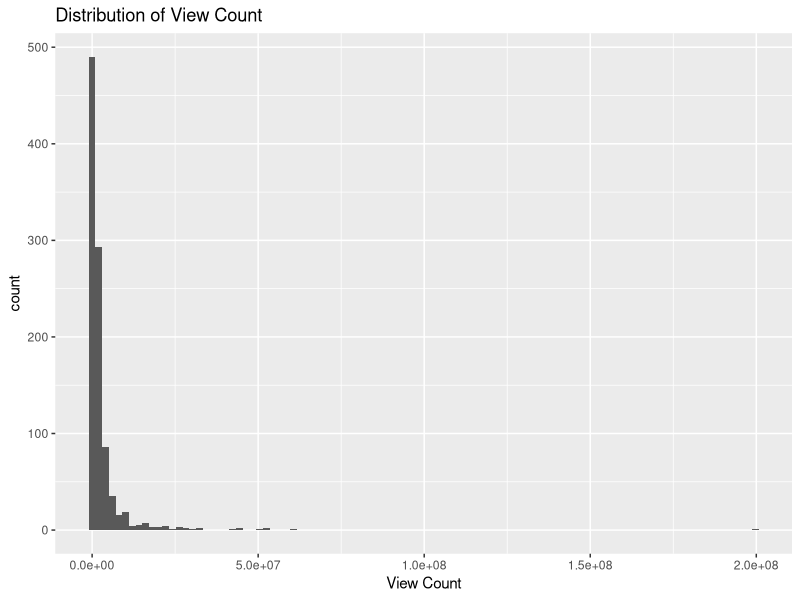
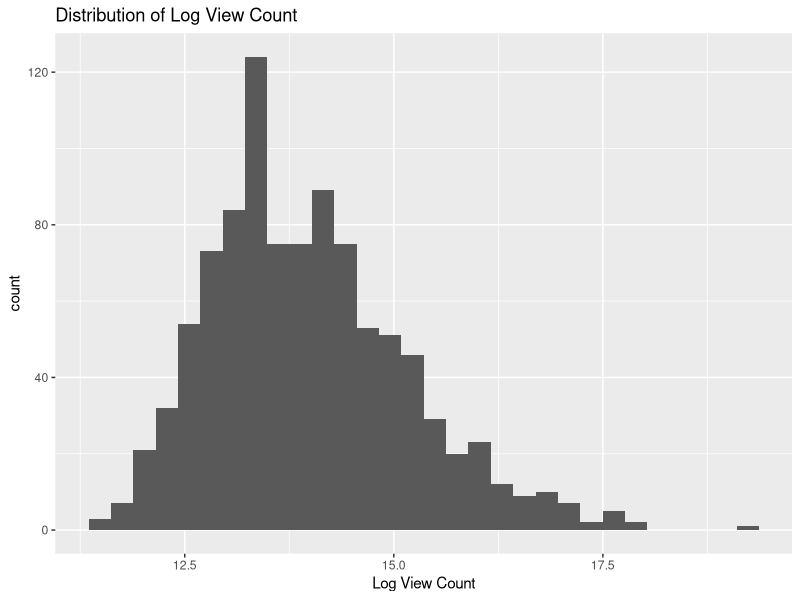
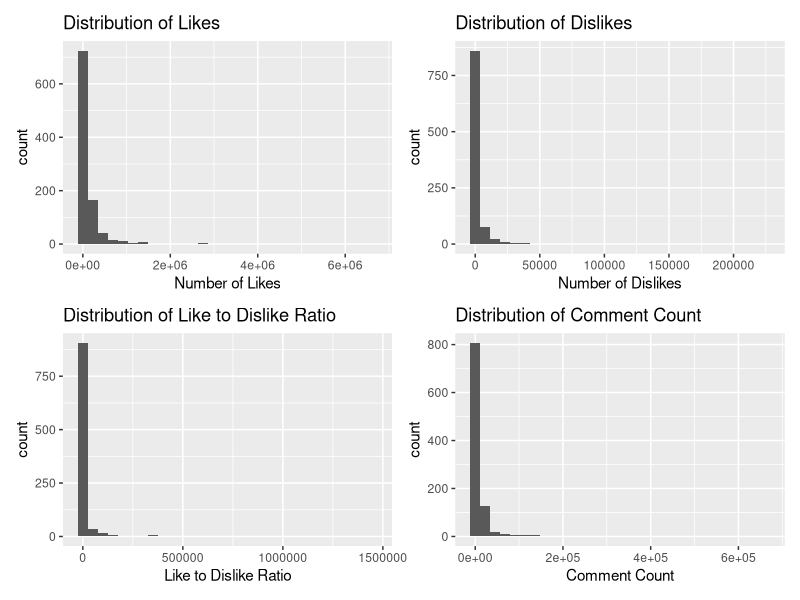

Here is the R script that generated these plots, in order: (Note: this script raises an error after producing the figures.)
## ---- chunk 1
knitr::opts_chunk$set(echo = TRUE)
## ---- chunk 2
library(tidyverse)
library(knitr)
library(patchwork)
library(broom)
library(leaps)
## ---- chunk 3
youtube <- read.csv('data/youtube_data.csv') %>%
  subset(select = -c(X)) # removed redundant X column
glimpse(youtube)
## ---- chunk 4
youtube <- youtube %>%
  mutate(trending_date = as.Date(trending_date),  # strip time since all trending dates recorded at time 0
         publishedAt = as.POSIXct(publishedAt),
         weekday_published = as.factor(weekday_published))
## ---- chunk 5
ggplot(data = youtube, aes(view_count)) + 
  geom_histogram(bins = 100) +
  labs(x = 'View Count', title = 'Distribution of View Count')

summarise(youtube, mean = mean(view_count), 
          std_dev = sd(view_count),
          min = min(view_count),
          q1 = quantile(view_count, 0.25),
          median = median(view_count),
          q3 = quantile(view_count, 0.75),
          max = max(view_count),
          IQR = q3-q1)
## ---- chunk 6
youtube <- youtube %>%
  mutate(log_views = log(view_count))

ggplot(data = youtube, aes(log_views))+
  geom_histogram(bins = 30) +
  labs(x = 'Log View Count', title = 'Distribution of Log View Count')
## ---- chunk 7
youtube <- youtube %>%
  mutate(like_dislike_ratio = ifelse(dislikes == 0, likes, likes/dislikes)) # avoid division by 0
## ---- chunk 8
p1 <- ggplot(data = youtube, aes(likes))+
  geom_histogram(bins = 30) +
  labs(x = 'Number of Likes', title = 'Distribution of Likes')

p2 <- ggplot(data = youtube, aes(dislikes))+
  geom_histogram(bins = 30) +
  labs(x = 'Number of Dislikes', title = 'Distribution of Dislikes')

p3 <- ggplot(data = youtube, aes(like_dislike_ratio))+
  geom_histogram(bins = 30) +
  labs(x = 'Like to Dislike Ratio', title = 'Distribution of Like to Dislike Ratio')

p4 <- ggplot(data = youtube, aes(comment_count)) +
  geom_histogram(bins = 30) +
  labs(x = 'Comment Count', title = 'Distribution of Comment Count')

p1 + p2 + p3 + p4
## ---- chunk 9
ggplot(data = youtube, aes(desc_length)) +
  geom_histogram(bins = 30) +
  labs(x = 'Length of Description', title = 'Distribution of Description Length')

ggplot(data = youtube, aes(channel_length)) +
  geom_histogram(binwidth = 1)
## ---- chunk 10
p5 <- ggplot(data = youtube, aes(num_caps))+
  geom_histogram(bins = 30)+
  labs(x = 'Number of Capitals Letters in Title')
p6 <- ggplot(data = youtube, aes(num_exc))+
  geom_histogram(bins = 30) +
  labs(x = 'Number of ! in Title')
p7 <- ggplot(data = youtube, aes(num_qm))+
  geom_histogram(bins = 30) +
  labs(x = 'Number of ? in Title')
p8 <- ggplot(data = youtube, aes(num_period))+
  geom_histogram(bins = 30) +
  labs(x = 'Number of Periods in Title')
p9 <- ggplot(data = youtube, aes(num_dollar))+
  geom_histogram(bins = 30) +
  labs(x = 'Number of $ in Title')
p10 <- ggplot(data = youtube, aes(title_length))+
  geom_histogram(bins = 30)+
  labs(x = 'Length of Title')
p5+p6+p7+p8+p9+p10
## ---- chunk 11
p11 <- ggplot(data = youtube, aes(video_length)) +
  geom_histogram(binwidth = 60) +
  labs(x = 'Video Length (Sec)', title = 'Distribution of Video Length')

p12 <- ggplot(data = youtube, aes(num_tags))+
  geom_histogram(binwidth = 10)+
  labs(x = 'Tags', title = 'Distribution of Number of Tags')

p13 <- ggplot(data = youtube, aes(category)) +
  geom_bar() +
  labs(x = 'Category', title = 'Distribution of Category') + 
  theme(axis.text.x = element_text(angle = 90))

p11 + p12 + p13
## ---- chunk 12
p14 <- ggplot(data = youtube, aes(comments_disabled))+
  geom_bar()+
  labs(x = 'Comments Disabled', title = 'Distribution of Comments Disabled')

p15 <- ggplot(data = youtube, aes(ratings_disabled))+
  geom_bar()+
  labs(x = 'Ratings Disabled', title = 'Distribution of Comments Disabled')

p14 + p15
## ---- chunk 13
p16 <- ggplot(data = youtube, aes(trending_date))+
  geom_histogram(binwidth = 14) +
  labs(title = 'Distribution of Trending Date', x = 'Trending Date')

p17<- ggplot(data = youtube, aes(publishedAt))+
  geom_histogram(binwidth = 14*60*60*24)+ # 2 week bin width
  labs(x = 'Date Published', title = 'Distribution of Date Published')

p16 + p17
## ---- chunk 14
levels(youtube$weekday_published) = c('Monday', 'Tuesday', 'Wednesday', 'Thursday', 'Friday', 'Saturday','Sunday')
## ---- chunk 15
p18 <- ggplot(data = youtube, aes(weekday_published))+
  geom_bar() +
  labs(x = 'Weekday Published', title = 'Distribution of Weekday Published')

p19 <-ggplot(data = youtube, aes(day_published)) +
  geom_histogram(binwidth = 1) +
  labs(x = 'Day Published', title = 'Distribution of Day Published')
  
p20 <- ggplot(data = youtube, aes(hour_published))+
  geom_bar(binwidth = 1) +
  labs(x = 'Hour Published', title = 'Distribution of Hour Published')

p21 <- ggplot(data = youtube, aes(trending_age))+
  geom_bar(binwidth = 1) +
  labs(x = 'TrendingAge', title = 'Distribution of Trending Age')

p18 + p19 + p20 + p21
## ---- chunk 16
p22 <- ggplot(data = youtube, aes(subscriberCount))+
  geom_histogram(bins = 30) +
  labs(x = 'Subscriber Count', title = 'Distribution of Subscriber Count')
p23 <- ggplot(data = youtube, aes(videoCount)) +
  geom_histogram(bins = 50) +
  labs(x = 'Number of Videos on Channel', title = 'Distribution of Video Count')

p22 + p23

## ---- chunk 17
youtube <- youtube %>%
  mutate(view_diff_std = (view_count - subscriberCount)/subscriberCount, 
         view_diff = view_count - subscriberCount)

p24 <- ggplot(data = youtube, aes(view_diff)) +
  geom_histogram(bins = 50) +
  labs(x = 'View Difference', title = 'Distribution of Difference of Views and Subscriber Count')

p25 <- ggplot(data = youtube, aes(view_diff_std)) +
  geom_histogram(bins = 30)

p26 <- ggplot(data = youtube, aes(videoCount)) +
  geom_histogram(bins = 50)

p24 + p25 + p26
## ---- chunk 18
b1 <- ggplot(data = youtube, aes(x = likes, y = log_views)) +
  geom_point()

b2 <- ggplot(data = youtube, aes(x = dislikes, y = log_views)) +
  geom_point()

b3 <- ggplot(data = youtube, aes(x = like_dislike_ratio, y = log_views)) +
  geom_point()

b4 <- ggplot(data = youtube, aes(x = comment_count, y = log_views)) +
  geom_point()

b1+b2+b3+b4
## ---- chunk 19
b5 <- ggplot(data = youtube, aes(x = comments_disabled, y = log_views)) +
  geom_boxplot()

b6 <- ggplot(data = youtube, aes(x = ratings_disabled, y = log_views)) +
  geom_boxplot()

b5 + b6
## ---- chunk 20
youtube <- youtube %>%
  mutate(num_exc = as.factor(num_exc),
         num_qm = as.factor(num_qm),
         num_period = as.factor(num_period),
         num_dollar = as.factor(num_dollar),
         hour_published = as.factor(hour_published), # convert back after eda
         trending_age = as.factor(trending_age),
         day_published = as.factor(day_published))
## ---- chunk 21
b7 <- ggplot(data = youtube, aes(x = num_tags, y = log_views)) +
  geom_point()

b8 <- ggplot(data = youtube, aes(x = num_caps, y = log_views)) +
  geom_point()

b9 <- ggplot(data = youtube, aes(x = num_exc, y = log_views)) +
  geom_boxplot()

b10 <- ggplot(data = youtube, aes(x = num_qm, y = log_views)) +
  geom_boxplot()

b11 <- ggplot(data = youtube, aes(x = num_period, y = log_views)) +
  geom_boxplot()

b12 <- ggplot(data = youtube, aes(x = num_dollar, y = log_views)) +
  geom_boxplot()

b7+b8+b9+b10+b11+b12
## ---- chunk 22
b13 <- ggplot(data = youtube, aes(x = title_length, y = log_views)) +
  geom_point()

b14 <- ggplot(data = youtube, aes(x = desc_length, y = log_views)) +
  geom_point()

b15 <- ggplot(data = youtube, aes(x = channel_length, y = log_views)) +
  geom_point()

b13+b14+b15
## ---- chunk 23
b15 <- ggplot(data = youtube, aes(x = weekday_published, y = log_views)) +
  geom_boxplot()

b16 <- ggplot(data = youtube, aes(x = day_published, y = log_views)) +
  geom_boxplot()

b17 <- ggplot(data = youtube, aes(x = hour_published, y = log_views)) +
  geom_boxplot()

b18 <- ggplot(data = youtube, aes(x = video_length, y = log_views)) +
  geom_point()

b19 <- ggplot(data = youtube, aes(x = category, y = log_views)) +
  geom_boxplot()

b20 <- ggplot(data = youtube, aes(x = trending_age, y = log_views)) + 
  geom_boxplot()

b15+b16+b17+b18+b19+b20
## ---- chunk 24
b21 <- ggplot(data = youtube, aes(x = subscriberCount, y = log_views)) +
  geom_point()

b22 <- ggplot(data = youtube, aes(x = videoCount, y = log_views)) +
  geom_point()

b21+b22
## ---- chunk 25
test_model <- lm(view_diff ~ category + video_length + num_tags + num_caps + weekday_published + day_published + trending_age + hour_published + video_length + num_exc + num_qm + num_period + num_dollar + subscriberCount, data = youtube)

summary(test_model)
